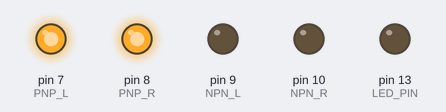
A sketch run on a simulated Arduino Uno, built with avr-gcc and run on an emulated ATmega328P. Shown: output pins drawn as LEDs (lit = HIGH). What the sketch prints to the serial monitor is not drawn.

Above: at 6.0 s.
Timing chart, 0 to 18.7 s (numbered marks = the images above):
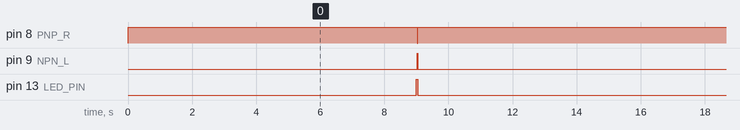

Measured:
- by itself, pin 8 (PNP_R): alternates HIGH for 12.0 s and LOW for 0.03 s
- by itself, pin 9 (NPN_L): alternates HIGH for 0.03 s and LOW for 12.0 s
- by itself, pin 13 (LED_PIN): alternates HIGH for 0.05 s and LOW for 12.0 s

The sketch:

hdd_return.ino
```cpp
// ============================================================
// HDD VCM - TEST: CZY RAMIE WRACA SAMO?
// ============================================================
//
// Podejrzenie: ramie jest trzymane magnesem parkujacym, impuls B
// wyrywa je i uderza w ogranicznik, ale ramie TAM ZOSTAJE - nie ma
// sily, ktora je cofnie. Dlatego ten sam impuls raz uderza (gdy ramie
// stoi w parku), a raz nie rusza nic (gdy ramie juz wisi na koncu).
//
// Ten test robi DOKLADNIE JEDNO uderzenie na cykl i daje dluga cisze,
// zeby bylo widac, czy ramie wraca na pozycje wyjsciowa:
//
//   [6 s ciszy]  <- ramie powinno stac w parku
//   [1x impuls B 25 ms]  <- uderzenie
//   [6 s ciszy]  <- OBSERWUJ: czy ramie wrocilo?
//   ... powtorka ...
//
// Kierunek B = PNP_R LOW (D8) + NPN_L HIGH (D9) - ten, ktory uderza.
// Stan BEZPIECZNY: D7 HIGH, D8 HIGH, D9 LOW, D10 LOW
// ============================================================

#include <Arduino.h>

const byte PNP_L = 7;
const byte PNP_R = 8;
const byte NPN_L = 9;
const byte NPN_R = 10;
const byte LED_PIN = 13;

constexpr uint16_t HIT_MS     = 25;     // wyraznie powyzej progu
constexpr uint16_t SETTLE_MS  = 20;
constexpr uint16_t REST_MS    = 6000;   // cisza PRZED uderzeniem
constexpr uint16_t WATCH_MS   = 6000;   // cisza PO uderzeniu - obserwacja
constexpr uint16_t STARTUP_MS = 3000;

void allOff()
{
    digitalWrite(PNP_L, HIGH);
    digitalWrite(PNP_R, HIGH);
    digitalWrite(NPN_L, LOW);
    digitalWrite(NPN_R, LOW);
}

// Kierunek B: prawy koniec cewki -> +5 V, lewy -> GND.
void hitB()
{
    allOff();
    delay(SETTLE_MS);

    digitalWrite(PNP_R, LOW);
    digitalWrite(NPN_L, HIGH);

    delay(HIT_MS);

    allOff();
}

void setup()
{
    digitalWrite(PNP_L, HIGH);
    digitalWrite(PNP_R, HIGH);
    digitalWrite(NPN_L, LOW);
    digitalWrite(NPN_R, LOW);
    digitalWrite(LED_PIN, LOW);

    pinMode(PNP_L, OUTPUT);
    pinMode(PNP_R, OUTPUT);
    pinMode(NPN_L, OUTPUT);
    pinMode(NPN_R, OUTPUT);
    pinMode(LED_PIN, OUTPUT);

    allOff();

    Serial.begin(115200);
    Serial.println(F("HDD: 1 uderzenie B co ~12 s - obserwuj powrot ramienia"));

    delay(STARTUP_MS);
}

void loop()
{
    // --- cisza przed uderzeniem ---
    digitalWrite(LED_PIN, LOW);
    Serial.println(F("REST 6s"));
    delay(REST_MS);

    // --- UDERZENIE (dioda zapala sie na czas impulsu) ---
    digitalWrite(LED_PIN, HIGH);
    Serial.println(F(">>> HIT (B)"));
    hitB();
    digitalWrite(LED_PIN, LOW);

    // --- dluga cisza: czy ramie wrocilo? ---
    Serial.println(F("OBSERWUJ 6s"));
    delay(WATCH_MS);
}
```
